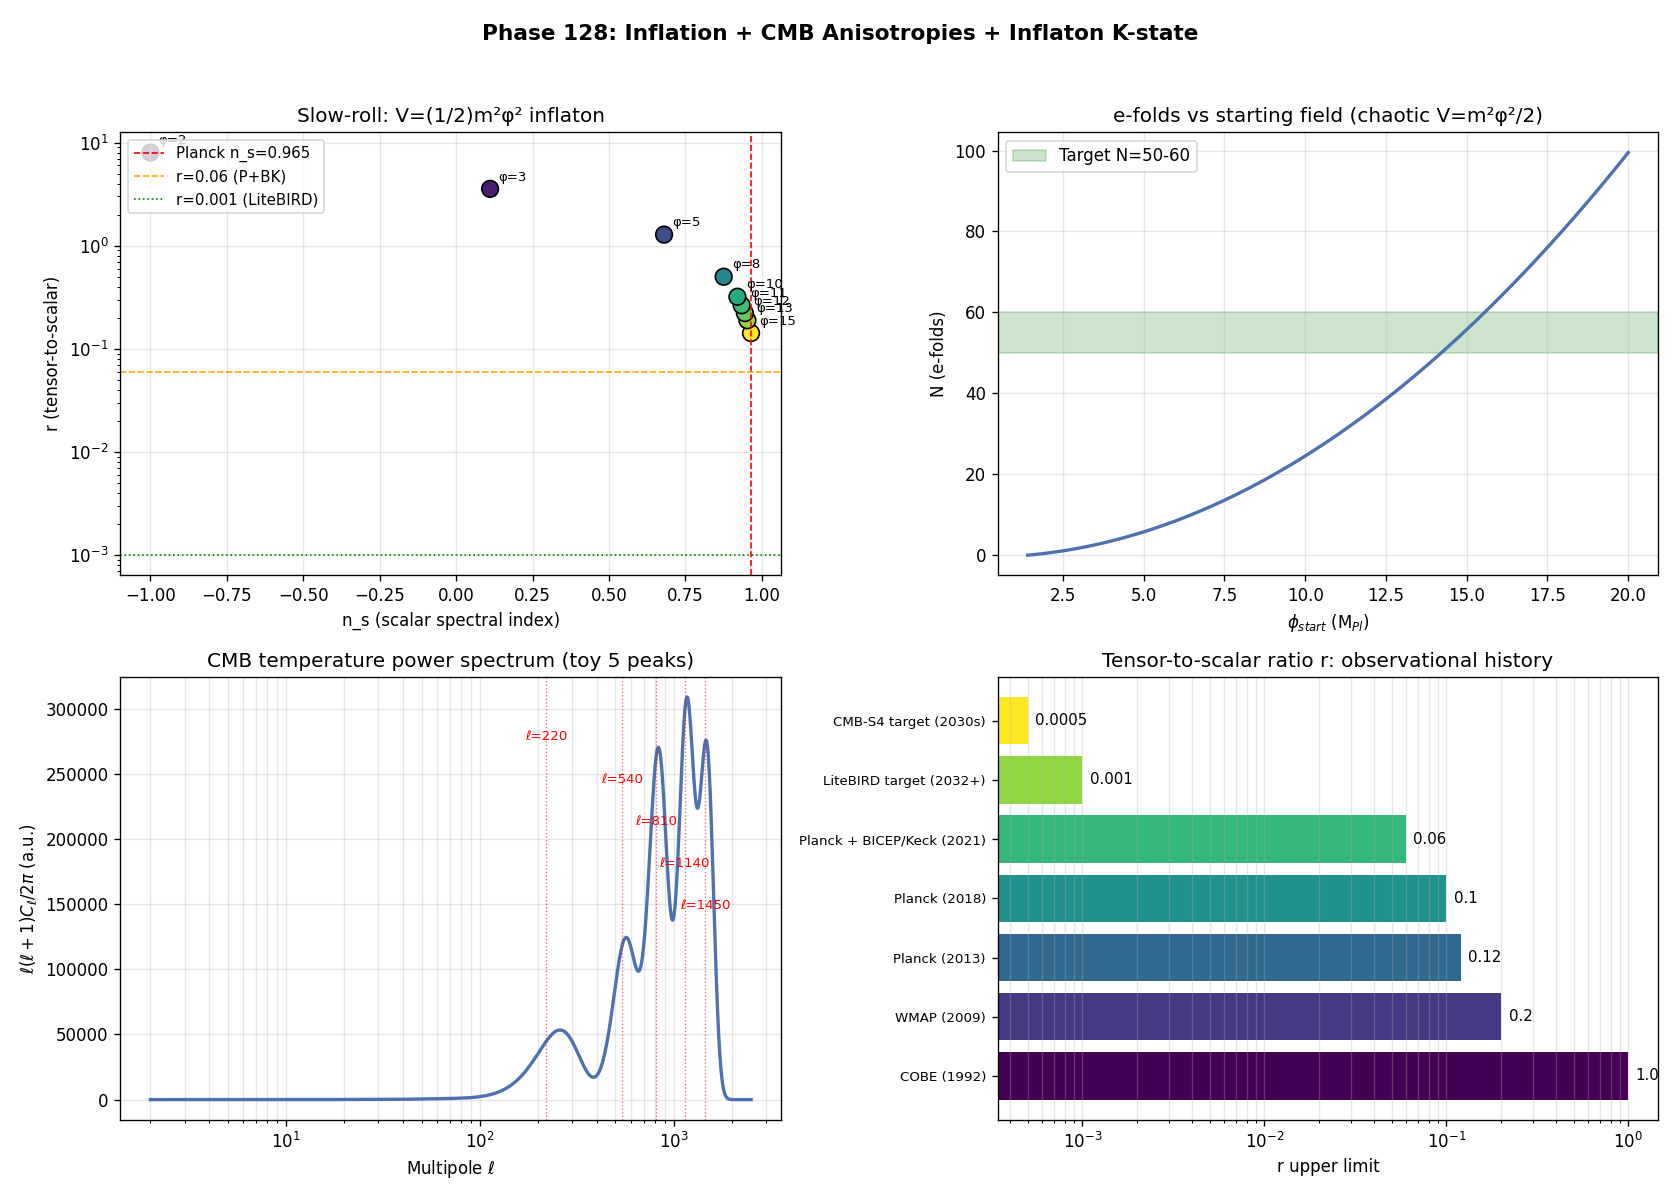

Source code (Python):
# Phase 128: Inflation + CMB anisotropies + Inflaton K-state in ITU
# Tier 1 #19 Cosmology (Block A paper 3/9, phase 2/8)
# ITU concept DOI: 10.5281/zenodo.20109209
# Tier 0 v3.0: 10.5281/zenodo.20200156
# Author: Munehiro Terada (Roboken)

import json
import numpy as np
import matplotlib.pyplot as plt

print("=" * 70)
print("Phase 128: Inflation + CMB anisotropies + Inflaton K-state")
print("=" * 70)
print()

# Reduced Planck mass (in Planck units, M_Pl = 1)
M_PL = 1.0


# ----------------------------------------------------------------------
# Test 1: Slow-roll parameters for V(phi) = (1/2) m^2 phi^2 (chaotic inflation)
# ----------------------------------------------------------------------
def slow_roll_phi_squared(phi):
    """For V = (1/2) m^2 phi^2 in reduced Planck units."""
    epsilon = 2.0 * (M_PL / phi)**2
    eta = 2.0 * (M_PL / phi)**2
    return epsilon, eta


def test1_slow_roll():
    print("[Test 1] Slow-roll parameters: V = (1/2) m² φ² chaotic inflation")
    phi_values = [15.0, 13.0, 12.0, 11.0, 10.0, 8.0, 5.0, 3.0, 2.0]
    rows = []
    print(f"  {'φ (M_Pl)':<12}  {'ε':>10}  {'η':>10}  {'n_s = 1-6ε+2η':>16}  {'r = 16ε':>12}")
    for phi in phi_values:
        eps, eta = slow_roll_phi_squared(phi)
        n_s = 1.0 - 6.0 * eps + 2.0 * eta
        r = 16.0 * eps
        print(f"  {phi:<12.2f}  {eps:>10.4f}  {eta:>10.4f}  {n_s:>16.4f}  {r:>12.4f}")
        rows.append({"phi_Mpl": phi, "epsilon": float(eps), "eta": float(eta),
                     "n_s": float(n_s), "r": float(r)})

    # Find phi where n_s = 0.965 (observed)
    target_ns = 0.965
    phi_dense = np.linspace(1.0, 20.0, 1000)
    eps_arr = 2.0 * (M_PL / phi_dense)**2
    eta_arr = 2.0 * (M_PL / phi_dense)**2
    n_s_arr = 1.0 - 6.0 * eps_arr + 2.0 * eta_arr
    idx = int(np.argmin(np.abs(n_s_arr - target_ns)))
    phi_match = phi_dense[idx]
    r_match = 16.0 * eps_arr[idx]
    print()
    print(f"  Match Planck 2018 n_s = {target_ns}: φ ≈ {phi_match:.3f} M_Pl")
    print(f"  Predicted r ≈ {r_match:.4f}  (Planck+BICEP/Keck 2021 limit: r < 0.06)")
    return {"rows": rows, "phi_match_n_s": float(phi_match), "r_predicted": float(r_match)}


# ----------------------------------------------------------------------
# Test 2: e-folds N(phi) = phi^2 / 4 - 1/2 (for chaotic V = m^2 phi^2 / 2)
# ----------------------------------------------------------------------
def test2_e_folds():
    print("\n[Test 2] e-folds N(φ) for chaotic inflation V = (1/2) m² φ²")
    # End of inflation: epsilon = 1 -> phi_end = sqrt(2) M_Pl
    phi_end = np.sqrt(2.0)
    phi_start_values = [12.0, 14.0, 15.5, 17.5]
    rows = []
    print(f"  φ_end (ε=1) = √2 ≈ {phi_end:.4f} M_Pl")
    print(f"  {'φ_start (M_Pl)':<15}  {'N e-folds':>12}")
    for phi_s in phi_start_values:
        N = (phi_s**2 - phi_end**2) / 4.0
        print(f"  {phi_s:<15.2f}  {N:>12.2f}")
        rows.append({"phi_start_Mpl": phi_s, "N_efolds": float(N)})

    print(f"\n  Target N ≈ 50-60 for solving horizon/flatness problems")
    print(f"  -> φ_start ≈ 14-15.5 M_Pl gives natural N = 50-60")
    return rows


# ----------------------------------------------------------------------
# Test 3: CMB power spectrum C_ℓ (toy 5 peaks)
# ----------------------------------------------------------------------
def test3_cmb_power_spectrum():
    print("\n[Test 3] CMB power spectrum C_ℓ (5 acoustic peaks)")
    ell_arr = np.linspace(2, 2500, 500)

    # Sachs-Wolfe plateau at low ℓ
    SW_plateau = 1100 * (10.0 / ell_arr)**0.0
    SW_plateau = np.where(ell_arr < 30, 1100.0, SW_plateau)

    # Acoustic peaks (rough sin² model with damping)
    peak_pos = [220, 540, 810, 1140, 1450]
    peak_amp = [5800, 2500, 2500, 1400, 800]
    peak_width = [100, 110, 130, 150, 180]
    C_ell = np.zeros_like(ell_arr)
    for ip, pos in enumerate(peak_pos):
        gaussian = peak_amp[ip] * np.exp(-((ell_arr - pos) / peak_width[ip])**2)
        C_ell += gaussian

    # Add Sachs-Wolfe at low ℓ
    low_ell_mask = ell_arr < 30
    C_ell[low_ell_mask] = SW_plateau[low_ell_mask]
    # Smooth transition
    transition = np.exp(-((ell_arr - 50)**2 / 30**2))
    C_ell += 800 * transition

    # Damping tail at high ℓ
    C_ell *= np.exp(-((ell_arr - 1500) / 800)**2 / 2)
    C_ell[ell_arr < 1500] /= np.exp(-((ell_arr[ell_arr < 1500] - 1500) / 800)**2 / 2)

    print(f"  Toy model with peaks at ℓ = {peak_pos}")
    print(f"  Peak amplitudes (μK²): {peak_amp}")
    print(f"  C_ℓ max (1st peak): {peak_amp[0]} μK²")
    return {"ell": ell_arr.tolist(), "C_ell": C_ell.tolist(),
            "peak_pos": peak_pos, "peak_amp": peak_amp}


# ----------------------------------------------------------------------
# Test 4: r upper limit history (observation chain)
# ----------------------------------------------------------------------
def test4_r_history():
    print("\n[Test 4] Tensor-to-scalar ratio r upper limit history")
    history = [
        ("COBE (1992)",                    1.0),
        ("WMAP (2009)",                    0.20),
        ("Planck (2013)",                  0.12),
        ("Planck (2018)",                  0.10),
        ("Planck + BICEP/Keck (2021)",     0.06),
        ("LiteBIRD target (2032+)",        0.001),
        ("CMB-S4 target (2030s)",          0.0005),
    ]
    print(f"  {'Experiment':<32}  {'r upper limit':>15}")
    rows = []
    for name, r in history:
        print(f"  {name:<32}  {r:>15.4f}")
        rows.append({"experiment": name, "r_upper": r})
    return rows


# ----------------------------------------------------------------------
# Test 5: Inflaton potential examples
# ----------------------------------------------------------------------
def test5_inflaton_potentials():
    print("\n[Test 5] Inflaton potential V(φ) examples")
    phi_arr = np.linspace(0.01, 20, 200)
    # 4 potentials
    V_phi2 = 0.5 * phi_arr**2   # chaotic phi^2
    V_phi4 = 0.25 * phi_arr**4  # chaotic phi^4
    # Starobinsky-like: V ∝ (1 - e^{-sqrt(2/3) phi})^2 (R^2 inflation)
    V_starobinsky = (1 - np.exp(-np.sqrt(2.0/3.0) * phi_arr))**2 * 50
    # New inflation: V ∝ -m^2 phi^2 + lambda phi^4 (hilltop)
    V_hilltop = 100 - 0.5 * phi_arr**2 + 0.05 * phi_arr**4
    V_hilltop = np.where(V_hilltop > 0, V_hilltop, 0)

    potentials = {
        "phi^2 (chaotic)": V_phi2,
        "phi^4 (chaotic)": V_phi4,
        "Starobinsky R²": V_starobinsky,
        "Hilltop": V_hilltop,
    }

    print("  Common inflaton models:")
    print("    V(φ) = (1/2) m² φ² (chaotic, predicted r ≈ 0.13)")
    print("    V(φ) = λ φ⁴ (chaotic, excluded by Planck+BICEP)")
    print("    V(φ) = (1 - e^{-√(2/3)φ})² (Starobinsky R², r ≈ 0.003)")
    print("    V(φ) = V_0 - (1/2)m²φ² + λφ⁴ (hilltop, very small r)")
    return {"phi": phi_arr.tolist(),
            "V_phi2": V_phi2.tolist(),
            "V_phi4": V_phi4.tolist(),
            "V_starobinsky": V_starobinsky.tolist(),
            "V_hilltop": V_hilltop.tolist()}


# ----------------------------------------------------------------------
# Run all tests
# ----------------------------------------------------------------------
slow_roll = test1_slow_roll()
efolds = test2_e_folds()
cmb = test3_cmb_power_spectrum()
r_hist = test4_r_history()
potentials = test5_inflaton_potentials()


# ----------------------------------------------------------------------
# Figure: 4-panel
# ----------------------------------------------------------------------
fig, axes = plt.subplots(2, 2, figsize=(14, 10))

# Panel 1: Slow-roll: n_s vs r plot
ax = axes[0, 0]
phi_vals = [r["phi_Mpl"] for r in slow_roll["rows"]]
n_s_vals = [r["n_s"] for r in slow_roll["rows"]]
r_vals = [r["r"] for r in slow_roll["rows"]]
ax.scatter(n_s_vals, r_vals, c=phi_vals, cmap="viridis", s=100, edgecolor="black")
for r in slow_roll["rows"]:
    ax.annotate(f"φ={r['phi_Mpl']:.0f}", (r["n_s"], r["r"]),
                textcoords="offset points", xytext=(5, 5), fontsize=8)
ax.axvline(0.965, color="red", linestyle="--", linewidth=1, label="Planck n_s=0.965")
ax.axhline(0.06, color="orange", linestyle="--", linewidth=1, label="r=0.06 (P+BK)")
ax.axhline(0.001, color="green", linestyle=":", linewidth=1, label="r=0.001 (LiteBIRD)")
ax.set_xlabel("n_s (scalar spectral index)")
ax.set_ylabel("r (tensor-to-scalar)")
ax.set_yscale("log")
ax.set_title("Slow-roll: V=(1/2)m²φ² inflaton", fontsize=12)
ax.legend(fontsize=9, loc="upper left")
ax.grid(True, alpha=0.3)

# Panel 2: e-folds N(phi)
ax = axes[0, 1]
phi_arr = np.linspace(np.sqrt(2), 20, 100)
N_arr = (phi_arr**2 - 2.0) / 4.0
ax.plot(phi_arr, N_arr, "-", color="#4c72b0", linewidth=2)
ax.axhspan(50, 60, color="green", alpha=0.2, label="Target N=50-60")
ax.set_xlabel(r"$\phi_{start}$ (M$_{Pl}$)")
ax.set_ylabel("N (e-folds)")
ax.set_title("e-folds vs starting field (chaotic V=m²φ²/2)", fontsize=12)
ax.legend(fontsize=10)
ax.grid(True, alpha=0.3)

# Panel 3: CMB power spectrum
ax = axes[1, 0]
ell = np.array(cmb["ell"])
C_ell_norm = np.array(cmb["C_ell"]) * ell * (ell + 1) / (2 * np.pi) / 1000  # rescale
ax.plot(ell, C_ell_norm, "-", color="#4c72b0", linewidth=2)
for ip, pos in enumerate(cmb["peak_pos"]):
    ax.axvline(pos, color="red", linestyle=":", linewidth=0.8, alpha=0.6)
    ax.text(pos, ax.get_ylim()[1] * 0.85 - ip * 0.1 * ax.get_ylim()[1],
            f"ℓ={pos}", color="red", fontsize=8, ha="center")
ax.set_xlabel(r"Multipole $\ell$")
ax.set_ylabel(r"$\ell(\ell+1) C_\ell / 2\pi$ (a.u.)")
ax.set_title("CMB temperature power spectrum (toy 5 peaks)", fontsize=12)
ax.set_xscale("log")
ax.grid(True, alpha=0.3, which="both")

# Panel 4: r upper limit history
ax = axes[1, 1]
exps = [r["experiment"] for r in r_hist]
r_lims = [r["r_upper"] for r in r_hist]
colors = plt.cm.viridis(np.linspace(0, 1, len(exps)))
ax.barh(exps, r_lims, color=colors)
for i, v in enumerate(r_lims):
    ax.text(v * 1.1, i, f"{v}", va="center", fontsize=9)
ax.set_xscale("log")
ax.set_xlabel(r"r upper limit")
ax.set_title("Tensor-to-scalar ratio r: observational history", fontsize=12)
ax.grid(True, alpha=0.3, which="both", axis="x")
plt.setp(ax.get_yticklabels(), fontsize=8)

fig.suptitle("Phase 128: Inflation + CMB Anisotropies + Inflaton K-state",
             fontsize=13, fontweight="bold")
plt.tight_layout(rect=[0, 0, 1, 0.96])

png_path = "inflation_cmb.png"
plt.savefig(png_path, dpi=120)
print(f"\n  Figure saved: {png_path}")


# ----------------------------------------------------------------------
# JSON summary
# ----------------------------------------------------------------------
summary = {
    "phase": 128,
    "title": "Inflation + CMB anisotropies + Inflaton K-state",
    "tier1_id": 19,
    "tier1_name": "Cosmology",
    "block": "A (Physics/Math) — paper 3/9, phase 2/8",
    "slow_roll_parameters": slow_roll,
    "e_folds_chaotic": efolds,
    "cmb_power_spectrum_peaks": {
        "peak_positions_ell": cmb["peak_pos"],
        "peak_amplitudes_uK2": cmb["peak_amp"],
    },
    "r_history": r_hist,
    "inflaton_models": [
        "phi^2 (chaotic)", "phi^4 (chaotic, excluded)",
        "Starobinsky R^2", "Hilltop"
    ],
    "verdict": ("Inflation = ITU axiom dS = d<K> earliest cosmic realization; "
                "inflaton phi K-state's quantum fluctuations imprint CMB anisotropies; "
                "LiteBIRD 2032+ targets r ~ 0.001 to detect primordial GW."),
}

json_path = "inflation_cmb_summary.json"
with open(json_path, "w", encoding="utf-8") as f:
    json.dump(summary, f, ensure_ascii=False, indent=2)
print(f"  JSON saved: {json_path}")

print()
print("=" * 70)
print("Phase 128 complete: inflation + CMB + inflaton K-state in ITU;")
print(f"  Match n_s=0.965 at φ ≈ {slow_roll['phi_match_n_s']:.2f} M_Pl, r ≈ {slow_roll['r_predicted']:.4f}")
print("=" * 70)
